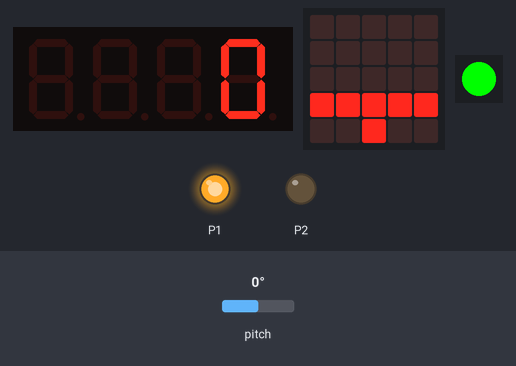
The program below on a simulated Calliope mini (MakeCode). On the bench: 4-digit seven-segment display, the board's 5×5 LED display, 1 RGB LEDs in strip order, left to right, output pins drawn as LEDs (lit = HIGH). Inputs (shaded band) come from the test bench; at power-on: pitch 0°.

Above: at 1.6 s.
1.7 s: pitch set to -9°
At 2.5 s:
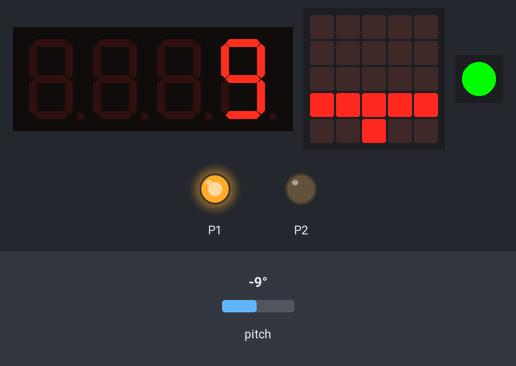
3.5 s: pitch set to -12°
At 4.8 s:
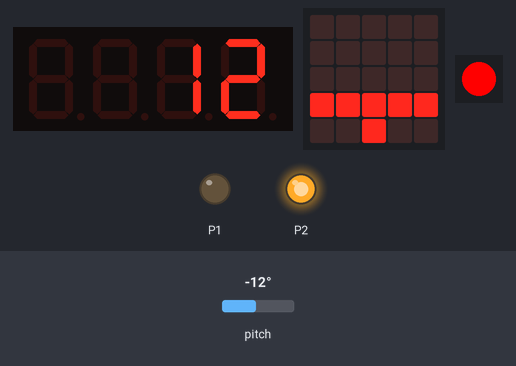
5.1 s: pitch set to 0°
At 6.2 s:
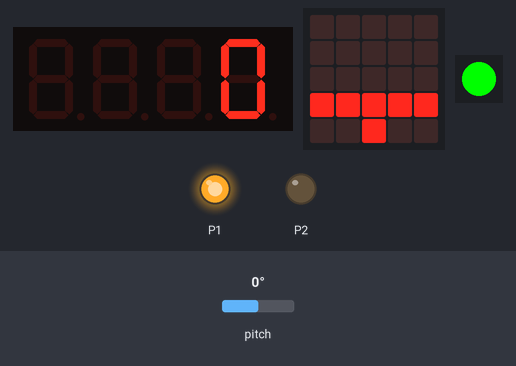
Timing chart, 0 to 8.1 s (numbered marks = the images above; inputs shaded):
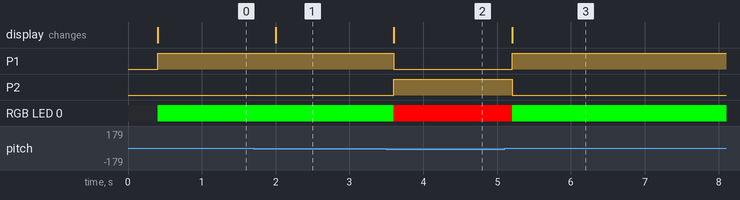

The program:

main.ts
```typescript
function _ (Kommentar: string) {

}
let Neigung = 0
_("Erweiterung Grove laden")
let o4digit = grove.createDisplay(DigitalPin.C16, DigitalPin.C17)
basic.showLeds(`
    . . . . .
    . . . . .
    . . . . .
    # # # # #
    . . # . .
    `)
loops.everyInterval(400, function () {
    Neigung = Math.abs(input.rotation(Rotation.Pitch))
    o4digit.show(Neigung)
    if (Neigung > 10) {
        pins.digitalWritePin(DigitalPin.P1, 0)
        basic.setLedColor(0xff0000)
        pins.digitalWritePin(DigitalPin.P2, 1)
    } else {
        pins.digitalWritePin(DigitalPin.P2, 0)
        basic.setLedColor(0x00ff00)
        pins.digitalWritePin(DigitalPin.P1, 1)
    }
})
```

test.ts
```typescript
// Hier kann man Tests durchführen; diese Datei wird nicht kompiliert, wenn dieses Paket als Erweiterung verwendet wird.
```

Measured:
- the behaviour switches between -10 and -11° on pitch (found by bisection; images 1 and 2)
- after the input at 1.7 s, the display: changes after 0.30 s (image 1)
- after the input at 3.5 s, P1: HIGH → LOW after 0.10 s; P2: LOW → HIGH after 0.10 s; RGB LED 0: RGB(0, 255, 0) → RGB(255, 0, 0) after 0.10 s; the display: changes after 0.10 s (image 2)
- after the input at 5.1 s, P1: LOW → HIGH after 0.10 s; P2: HIGH → LOW after 0.10 s; RGB LED 0: RGB(255, 0, 0) → RGB(0, 255, 0) after 0.10 s; the display: changes after 0.10 s (image 3)
